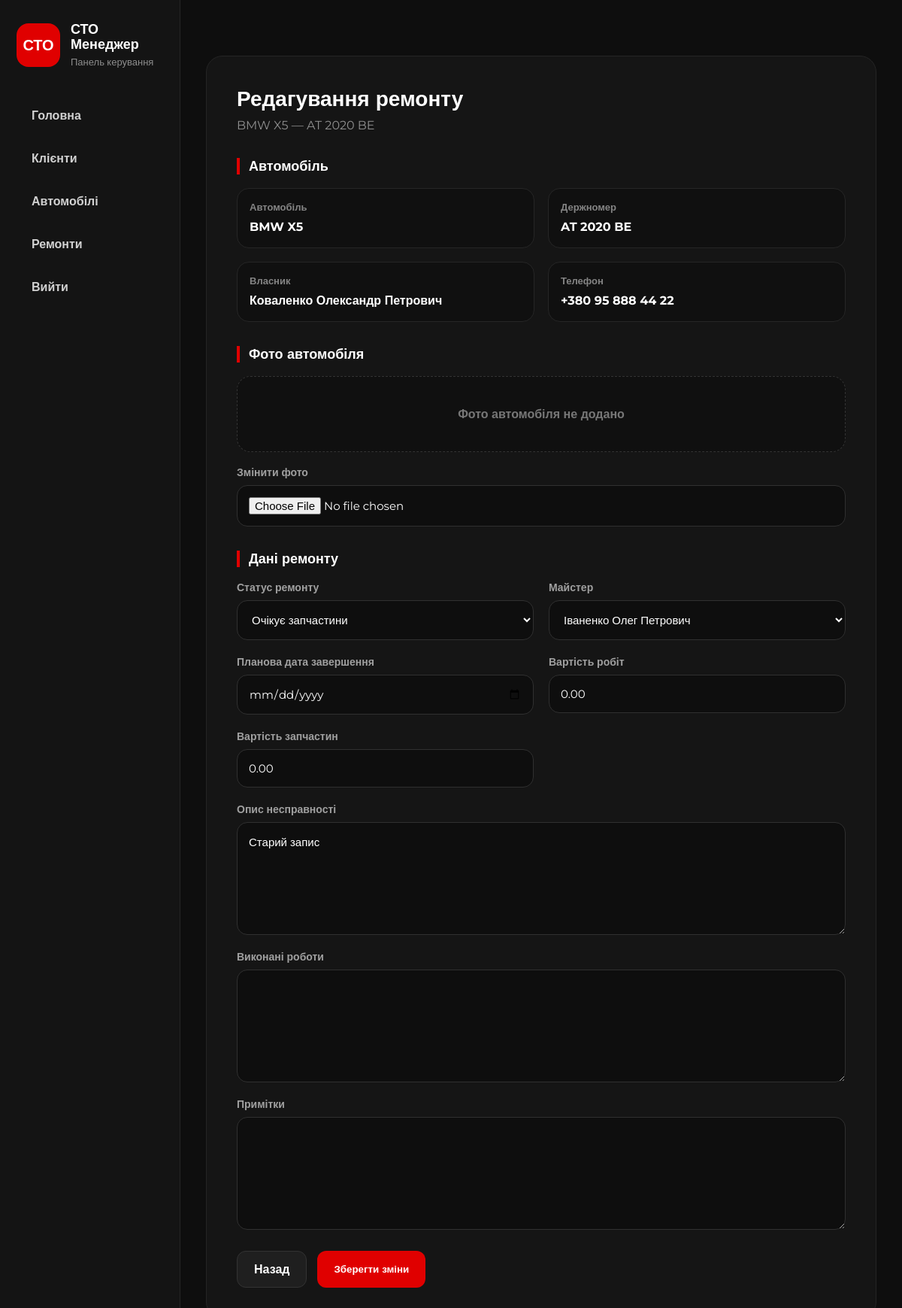
The page /repairs/1/edit/ (signed in) on the database its author committed.
### repairs/models.py (models this page shows, shortened)
class Repair(models.Model):
    class Status(models.TextChoices):
        NEW = 'new', 'Новий'
        IN_PROGRESS = 'in_progress', 'В роботі'
        AWAITING_PARTS = 'awaiting_parts', 'Очікує запчастини'
        COMPLETED = 'completed', 'Завершено'
        ISSUED = 'issued', 'Видано клієнту'
        CANCELLED = 'cancelled', 'Скасовано'
    car = models.ForeignKey(
        Car,
        on_delete=models.CASCADE,
        related_name='repairs',
        verbose_name="Автомобіль"
    )
    problem_description = models.TextField(
        verbose_name="Опис несправності"
    )
    work_description = models.TextField(
        blank=True,
        verbose_name="Виконані роботи"
    )
    status = models.CharField(
        max_length=20,
        choices=Status.choices,
        default=Status.NEW,
        verbose_name="Статус ремонту"
    )
    master = models.ForeignKey(
        Master,
        on_delete=models.SET_NULL,
        null=True,
        blank=True,
        related_name='repairs',
        verbose_name="Майстер"
    )
    start_date = models.DateTimeField(
        auto_now_add=True,
        verbose_name="Дата прийому"
    )
    planned_end_date = models.DateField(
        null=True,
        blank=True,
        verbose_name="Планова дата завершення"
    )
    end_date = models.DateTimeField(
        null=True,
        blank=True,
        verbose_name="Фактична дата завершення"
    )
    labor_cost = models.DecimalField(
        max_digits=10,
        decimal_places=2,
        default=0,
        validators=[MinValueValidator(0)],
        verbose_name="Вартість робіт"
    )
    parts_cost = models.DecimalField(
        max_digits=10,
        decimal_places=2,
        default=0,
        validators=[MinValueValidator(0)],
        verbose_name="Вартість запчастин"
    )
    notes = models.TextField(
        blank=True,
        verbose_name="Примітки"
    )
    created_at = models.DateTimeField(
        auto_now_add=True,
        verbose_name="Дата створення"
    )
    updated_at = models.DateTimeField(
        auto_now=True,
        verbose_name="Дата оновлення"
    )
    class Meta:
        verbose_name = "Ремонтне замовлення"
        verbose_name_plural = "Ремонтні замовлення"
        ordering = ['-created_at']

### cars/models.py (models this page shows, shortened)
class Car(models.Model):
    class Transmission(models.TextChoices):
        MANUAL = 'manual', 'Механічна'
        AUTOMATIC = 'automatic', 'Автоматична'
        ROBOT = 'robot', 'Роботизована'
        VARIATOR = 'variator', 'Варіатор'
    class FuelType(models.TextChoices):
        PETROL = 'petrol', 'Бензин'
        DIESEL = 'diesel', 'Дизель'
        ELECTRIC = 'electric', 'Електро'
        HYBRID = 'hybrid', 'Гібрид'
        GAS = 'gas', 'Газ'
    owner = models.ForeignKey(
        Client,
        on_delete=models.CASCADE,
        related_name='cars',
        verbose_name="Власник",
        null=True,
        blank=True
    )
    make = models.CharField(
        max_length=100,
        verbose_name="Марка"
    )
    model_name = models.CharField(
        max_length=100,
        verbose_name="Модель"
    )
    license_plate = models.CharField(
        max_length=20,
        blank=True,
        verbose_name="Держномер"
    )
    vin = models.CharField(
        max_length=17,
        unique=True,
        verbose_name="VIN-код",
        validators=[MinLengthValidator(17)]
    )
    owner_name = models.CharField(
        max_length=100,
        verbose_name="ПІБ власника",
        blank=True
    )
    year = models.PositiveIntegerField(
        verbose_name="Рік випуску",
        validators=[
            MinValueValidator(1900),
            MaxValueValidator(datetime.date.today().year + 1)
        ],
        help_text="Використовуйте формат: <YYYY>"
    )
    color = models.CharField(
        max_length=50,
        verbose_name="Колір"
    )
    transmission = models.CharField(
        max_length=20,
        choices=Transmission.choices,
        default=Transmission.AUTOMATIC,
        verbose_name="Коробка передач"
    )
    fuel_type = models.CharField(
        max_length=20,
        choices=FuelType.choices,
        default=FuelType.PETROL,
        verbose_name="Тип пального"
    )
    mileage = models.PositiveIntegerField(
        default=0,
        verbose_name="Пробіг (км)"
    )
    engine_volume = models.DecimalField(
        max_digits=4,
        decimal_places=1,
        blank=True,
        null=True,
        verbose_name="Об'єм двигуна (л)"
    )
    description = models.TextField(
        blank=True,
        verbose_name="Опис"
    )
    main_image = models.ImageField(
        upload_to='cars/%Y/%m/',
        blank=True,
        null=True,
        verbose_name="Фото"
    )
    is_published = models.BooleanField(
        default=True,
        verbose_name="Опубліковано"
    )
    created_at = models.DateTimeField(
        auto_now_add=True,
        verbose_name="Дата додавання"
    )
    updated_at = models.DateTimeField(
        auto_now=True,
        verbose_name="Дата оновлення"
    )
    class Meta:
        verbose_name = "Автомобіль"
        verbose_name_plural = "Автомобілі"
        ordering = ['-created_at']

### clients/models.py (models this page shows, shortened)
class Client(models.Model):
    full_name = models.CharField(max_length=150, verbose_name="ПІБ")
    phone = models.CharField(max_length=20, unique=True, verbose_name="Телефон")
    email = models.EmailField(blank=True, null=True, verbose_name="Email")
    address = models.CharField(max_length=255, blank=True, null=True, verbose_name="Адреса")
    notes = models.TextField(blank=True, null=True, verbose_name="Примітки")
    created_at = models.DateTimeField(auto_now_add=True)
    class Meta:
        verbose_name = "Клієнт"
        verbose_name_plural = "Клієнти"
        ordering = ['full_name']

### repairs/views.py (the view)
# urls.py: path('<int:repair_id>/edit/', views.edit_repair_view, name='edit_repair'),
@login_required
def edit_repair_view(request, repair_id):
    repair = get_object_or_404(
        Repair.objects.select_related('car', 'car__owner', 'master'),
        id=repair_id
    )
    if not can_access_repair(request.user, repair):
        messages.error(request, 'Ви можете редагувати тільки свої ремонти.')
        return redirect('home')
    if request.method == 'POST':
        form = RepairForm(request.POST, request.FILES, instance=repair)
        if form.is_valid():
            repair = form.save(commit=False)
            if request.FILES.get('main_image'):
                repair.car.main_image = request.FILES.get('main_image')
                repair.car.save()
            repair.save()
            messages.success(request, 'Зміни успішно збережено.')
            return redirect('repair_list')
        messages.error(request, 'Перевірте правильність заповнення форми.')
    else:
        form = RepairForm(instance=repair)
    return render(request, 'repairs/edit_repair.html', {
        'form': form,
        'repair': repair
    })

### masters/models.py (called while the page is built)
    def __str__(self):
        return self.full_name

### repairs/views.py (called while the page is built)
def is_admin(user):
    return user.is_superuser or user.groups.filter(name='Admin').exists()

def is_manager(user):
    return user.groups.filter(name='Manager').exists()

def is_master(user):
    return user.groups.filter(name='Master').exists()

def get_master_profile(user):
    try:
        return user.master_profile
    except Master.DoesNotExist:
        return None

def can_access_repair(user, repair):
    if is_admin(user) or is_manager(user):
        return True
    if is_master(user):
        master_profile = get_master_profile(user)
        return master_profile is not None and repair.master == master_profile
    return False

### repairs/templates/repairs/edit_repair.html (shortened to what this page needs)
{% extends 'base.html' %}
{% block content %}
<div class="form-card">
    <h2>Редагування ремонту</h2>
    <p>
        {{ repair.car.make }} {{ repair.car.model_name }}
        {% if repair.car.license_plate %}
            — {{ repair.car.license_plate }}
        {% endif %}
    </p>
    <form method="post" enctype="multipart/form-data">
        <div class="form-section-title">Автомобіль</div>
        <div class="detail-grid">
            <div class="detail-item">
                <span>Автомобіль</span>
                <strong>{{ repair.car.make }} {{ repair.car.model_name }}</strong>
            </div>
            <div class="detail-item">
                <span>Держномер</span>
                <strong>{{ repair.car.license_plate|default:"Не вказано" }}</strong>
            </div>
            <div class="detail-item">
                <span>Власник</span>
                {% if repair.car.owner %}
                    <strong>{{ repair.car.owner.full_name }}</strong>
                {% else %}
                    <strong>{{ repair.car.owner_name|default:"Не вказано" }}</strong>
                {% endif %}
            </div>
            <div class="detail-item">
                <span>Телефон</span>
                {% if repair.car.owner %}
                    <strong>{{ repair.car.owner.phone|default:"Не вказано" }}</strong>
                {% else %}
                    <strong>Не вказано</strong>
                {% endif %}
            </div>
        </div>
        <div class="form-section-title">Фото автомобіля</div>
        {% if repair.car.main_image %}
            <img
                src="{{ repair.car.main_image.url }}"
                alt="{{ repair.car.make }} {{ repair.car.model_name }}"
                class="car-detail-image"
            >
        {% else %}
            <div class="empty-photo">
                Фото автомобіля не додано
            </div>
        {% endif %}
        <div class="form-group full" style="margin-top: 18px;">
            <label>Змінити фото</label>
            <input type="file" name="main_image" accept="image/*">
        </div>
        <div class="form-section-title">Дані ремонту</div>
        <div class="form-grid">
            <div class="form-group">
                <label>Статус ремонту</label>
                {{ form.status }}
            </div>
            <div class="form-group">
                <label>Майстер</label>
                {{ form.master }}
            </div>
            <div class="form-group">
                <label>Планова дата завершення</label>
                {{ form.planned_end_date }}
            </div>
            <div class="form-group">
                <label>Вартість робіт</label>
                {{ form.labor_cost }}
            </div>
            <div class="form-group">
                <label>Вартість запчастин</label>
                {{ form.parts_cost }}
            </div>
            <div class="form-group full">
                <label>Опис несправності</label>
                {{ form.problem_description }}
            </div>
            <div class="form-group full">
                <label>Виконані роботи</label>
                {{ form.work_description }}
            </div>
            <div class="form-group full">
                <label>Примітки</label>
                {{ form.notes }}
            </div>
        </div>
        <div class="form-actions">
            <a href="{% url 'repair_list' %}" class="btn-secondary">
                Назад
            </a>
            <button type="submit" class="btn-primary">
                Зберегти зміни
            </button>
        </div>
    </form>
</div>
{% endblock %}

### static/css/style.css (style rules this page uses)
* { margin: 0; padding: 0; box-sizing: border-box; }
html { width: 100%; min-height: 100%; scroll-behavior: smooth; }
body { width: 100%; min-height: 100vh; background: #0e0e0e; color: #ffffff; font-family: 'Montserrat', sans-serif; overflow-x: hidden; }
a { color: inherit; text-decoration: none; }
button, input, textarea, select { font-family: 'Montserrat', sans-serif; }
button { cursor: pointer; }
.btn-primary, .btn-secondary { min-height: 48px; padding: 14px 22px; border-radius: 12px; font-weight: 800; border: none; cursor: pointer; display: inline-flex; align-items: center; justify-content: center; transition: 0.2s; white-space: nowrap; }
.btn-primary { background: #e00000; color: #ffffff; }
.btn-secondary { background: #1f1f1f; border: 1px solid #333333; color: #ffffff; }
.form-card { max-width: 980px; width: 100%; margin: 40px auto; background: #151515; border: 1px solid #252525; border-radius: 22px; padding: 40px; }
.form-card h2 { font-size: 28px; line-height: 1.15; margin-bottom: 8px; }
.form-card p { color: #8f8f8f; line-height: 1.45; margin-bottom: 28px; }
.form-section-title { margin: 32px 0 18px; color: #ffffff; font-size: 18px; font-weight: 900; border-left: 4px solid #e00000; padding-left: 12px; }
.form-grid { display: grid; grid-template-columns: 1fr 1fr; gap: 20px; }
.form-group { display: flex; flex-direction: column; gap: 8px; }
.form-group.full { grid-column: 1 / -1; }
label { color: #a0a0a0; font-weight: 600; font-size: 14px; }
input, textarea, select { width: 100%; background: #0e0e0e; border: 1px solid #303030; color: #ffffff; padding: 15px; border-radius: 14px; font-size: 15px; }
textarea { min-height: 150px; resize: vertical; white-space: pre-wrap; overflow-wrap: break-word; word-break: break-word; line-height: 1.45; }
.form-actions { margin-top: 28px; display: flex; gap: 14px; }
.detail-grid { display: grid; grid-template-columns: 1fr 1fr; gap: 18px; }
.detail-item { background: #101010; border: 1px solid #262626; border-radius: 16px; padding: 16px; }
.detail-item span { display: block; color: #858585; font-size: 13px; font-weight: 700; margin-bottom: 8px; }
.detail-item strong { display: block; color: #ffffff; font-size: 16px; line-height: 1.35; }
.empty-photo { background: #101010; border: 1px dashed #333333; border-radius: 18px; padding: 40px; text-align: center; color: #777777; font-weight: 700; }

### rows shown on the page
Repair: car.make "BMW", car.model_name "X5", car.license_plate "AT 2020 BE", car.owner.full_name "Коваленко Олександр Петрович", car.owner.phone "+380 95 888 44 22", status "Очікує запчастини", master "Іваненко Олег Петрович", labor_cost "0.00", parts_cost "0.00", problem_description "Старий запис"
